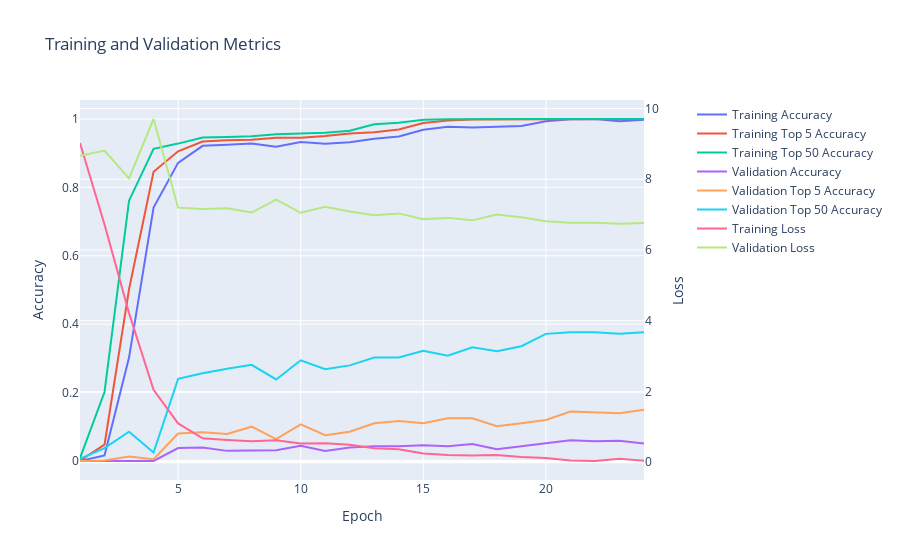

Here is the notebook cell this chart was saved with:
### Code cell
arcface_similarity_model.display_training_history()
